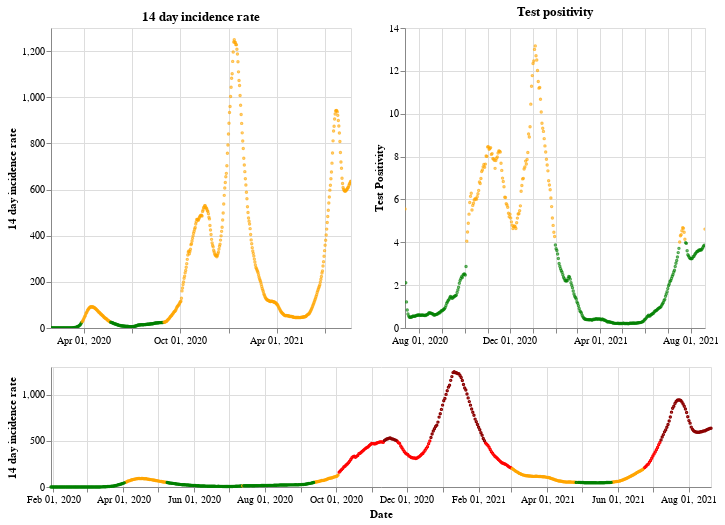

Write notebook code for a chart like this one.
### Markdown cell above
## England

### Code cell
plot_traffic_light('England')

### Figure 1 — Vega-Lite specification as saved in the notebook (floating-point values rounded to 4 significant figures; data arrays with more than 128 entries replaced by an {"elided": "..."} marker saying what was removed)
{"config": {"view": {"continuousWidth": 400, "continuousHeight": 300}}, "vconcat": [{"hconcat": [{"mark": {"type": "point", "size": 2}, "encoding": {"color": {"condition": {"value": "green", "test": "(datum.twoWeeklyCasesRate <= 25)"}, "value": "orange"}, "tooltip": [{"type": "nominal", "field": "areaName"}, {"type": "temporal", "field": "date"}, {"type": "quantitative", "field": "twoWeeklyCasesRate"}, {"type": "quantitative", "field": "testPositivity"}], "x": {"type": "temporal", "axis": {"title": ""}, "field": "date", "scale": {"domain": {"selection": "DateBrush"}}, "timeUnit": "yearmonthdate"}, "y": {"type": "quantitative", "axis": {"title": "14 day incidence rate"}, "field": "twoWeeklyCasesRate"}}, "title": "14 day incidence rate", "width": 300}, {"mark": {"type": "point", "size": 2}, "encoding": {"color": {"condition": {"value": "green", "test": "(datum.testPositivity <= 4)"}, "value": "orange"}, "tooltip": [{"type": "nominal", "field": "areaName"}, {"type": "temporal", "field": "date"}, {"type": "quantitative", "field": "twoWeeklyCasesRate"}, {"type": "quantitative", "field": "testPositivity"}], "x": {"type": "temporal", "axis": {"title": ""}, "field": "date", "scale": {"domain": {"selection": "DateBrush"}}, "timeUnit": "yearmonthdate"}, "y": {"type": "quantitative", "axis": {"title": "Test Positivity"}, "field": "testPositivity"}}, "title": "Test positivity", "width": 300}]}, {"layer": [{"mark": {"type": "point", "size": 2}, "encoding": {"color": {"condition": {"value": "orange", "test": "(((datum.testPositivity < 4) && (datum.twoWeeklyCasesRate >= 50)) && (datum.twoWeeklyCasesRate < 200))"}, "value": "red"}, "opacity": {"condition": {"value": 1, "test": "((datum.twoWeeklyCasesRate >= 50) && (datum.twoWeeklyCasesRate < 500))"}, "value": 0}, "tooltip": [{"type": "nominal", "field": "areaName"}, {"type": "temporal", "field": "date"}, {"type": "quantitative", "field": "twoWeeklyCasesRate"}, {"type": "quantitative", "field": "testPositivity"}], "x": {"type": "temporal", "axis": {"title": "Date"}, "field": "date", "timeUnit": "yearmonthdate"}, "y": {"type": "quantitative", "axis": {"title": "14 day incidence rate"}, "field": "twoWeeklyCasesRate"}}, "selection": {"DateBrush": {"type": "interval", "encodings": ["x"], "fields": ["Time"]}}}, {"mark": {"type": "point", "size": 2}, "encoding": {"color": {"value": "darkred"}, "opacity": {"condition": {"value": 1, "test": "(datum.twoWeeklyCasesRate >= 500)"}, "value": 0}, "tooltip": [{"type": "nominal", "field": "areaName"}, {"type": "temporal", "field": "date"}, {"type": "quantitative", "field": "twoWeeklyCasesRate"}, {"type": "quantitative", "field": "testPositivity"}], "x": {"type": "temporal", "axis": {"title": "Date"}, "field": "date", "timeUnit": "yearmonthdate"}, "y": {"type": "quantitative", "axis": {"title": "14 day incidence rate"}, "field": "twoWeeklyCasesRate"}}}, {"mark": {"type": "point", "size": 2}, "encoding": {"color": {"condition": {"value": "green", "test": "((datum.testPositivity < 4) && (datum.twoWeeklyCasesRate < 50))"}, "value": "orange"}, "opacity": {"condition": {"value": 1, "test": "(datum.twoWeeklyCasesRate < 50)"}, "value": 0}, "tooltip": [{"type": "nominal", "field": "areaName"}, {"type": "temporal", "field": "date"}, {"type": "quantitative", "field": "twoWeeklyCasesRate"}, {"type": "quantitative", "field": "testPositivity"}], "x": {"type": "temporal", "axis": {"title": "Date"}, "field": "date", "timeUnit": "yearmonthdate"}, "y": {"type": "quantitative", "axis": {"title": "14 day incidence rate"}, "field": "twoWeeklyCasesRate"}}}], "height": 120, "width": 660}], "data": {"name": "data-00c87e84aab9f72fd2ffacf3027aac8a"}, "$schema": "https://vega.github.io/schema/vega-lite/v4.8.1.json", "datasets": {"data-00c87e84aab9f72fd2ffacf3027aac8a": {"elided": "569 records"}}}
